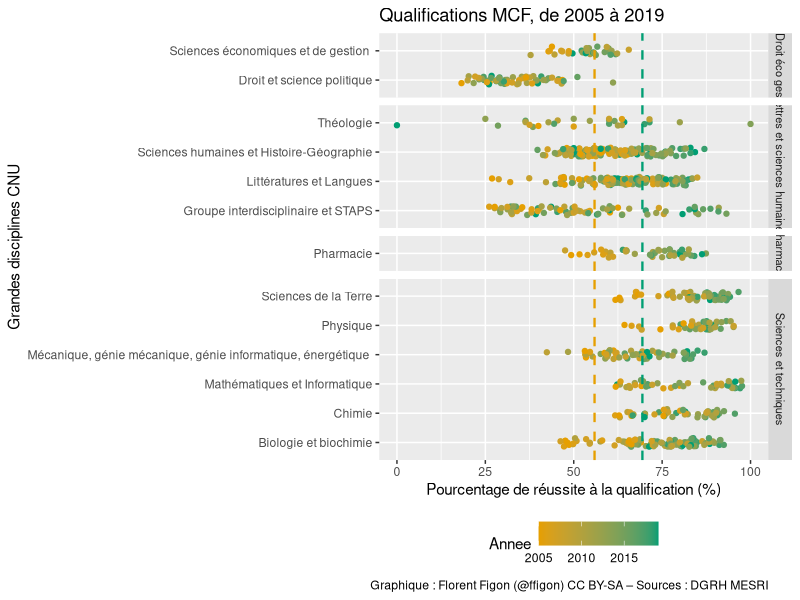
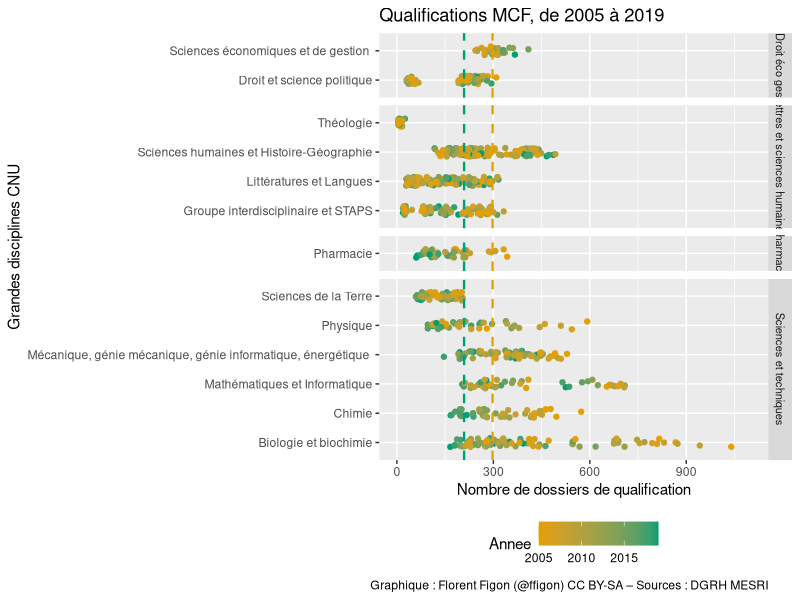
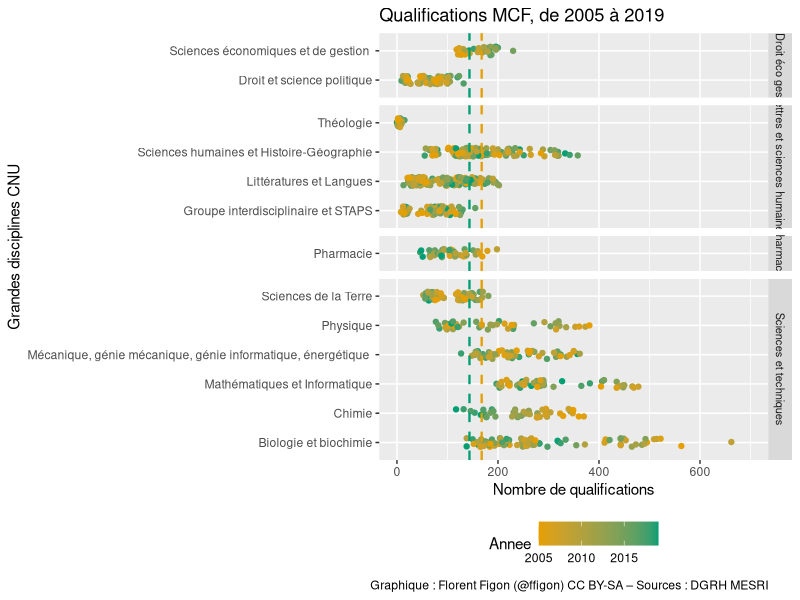
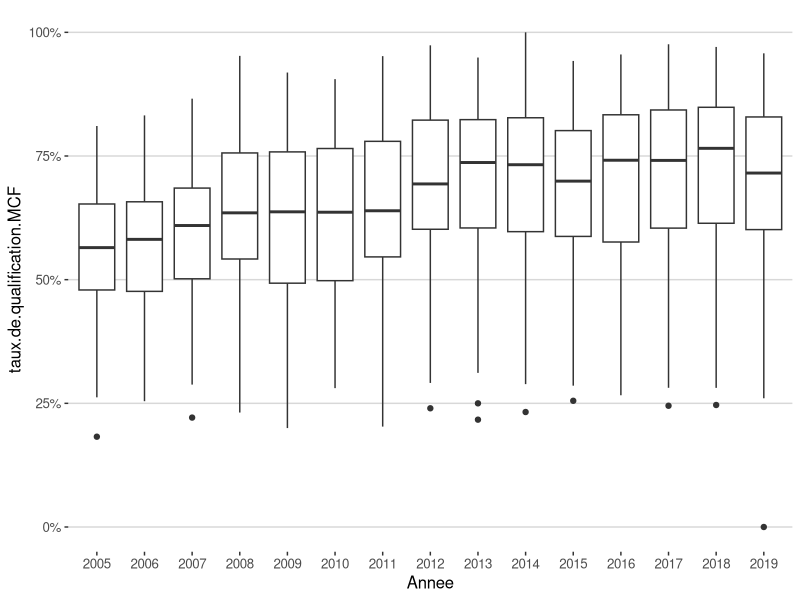
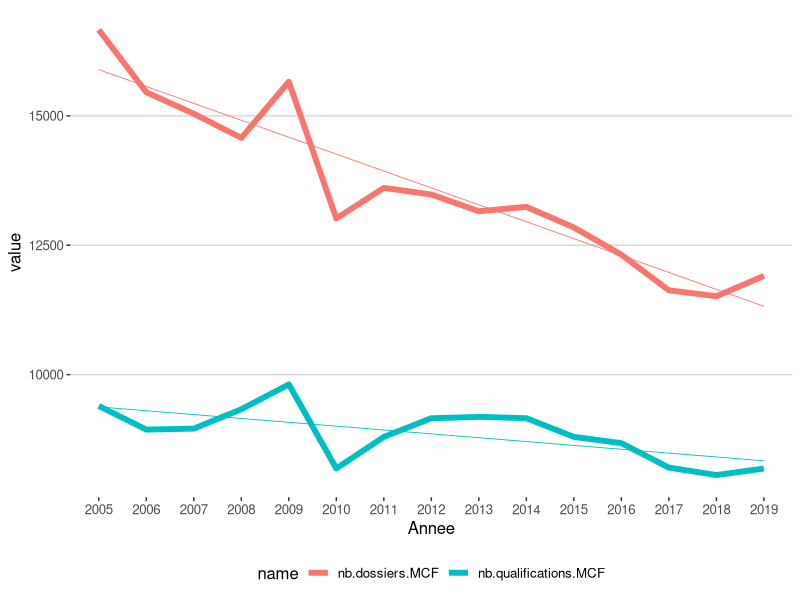
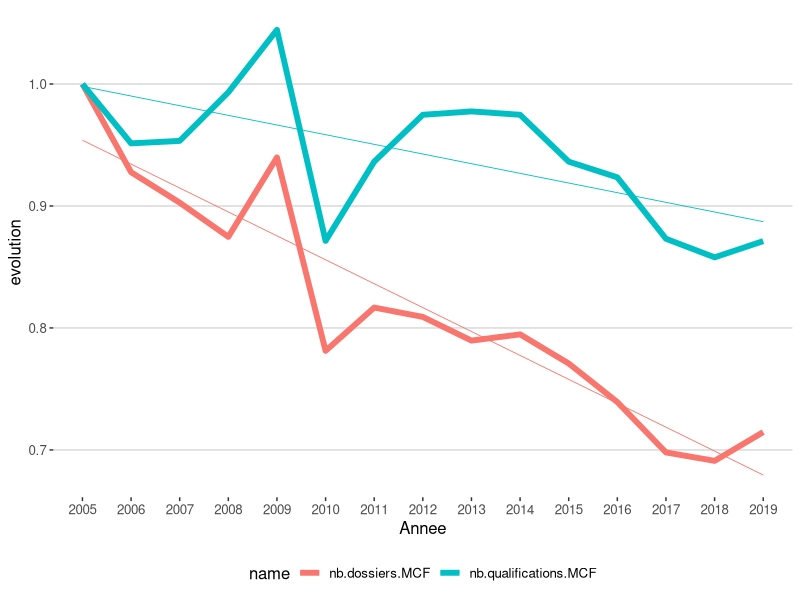
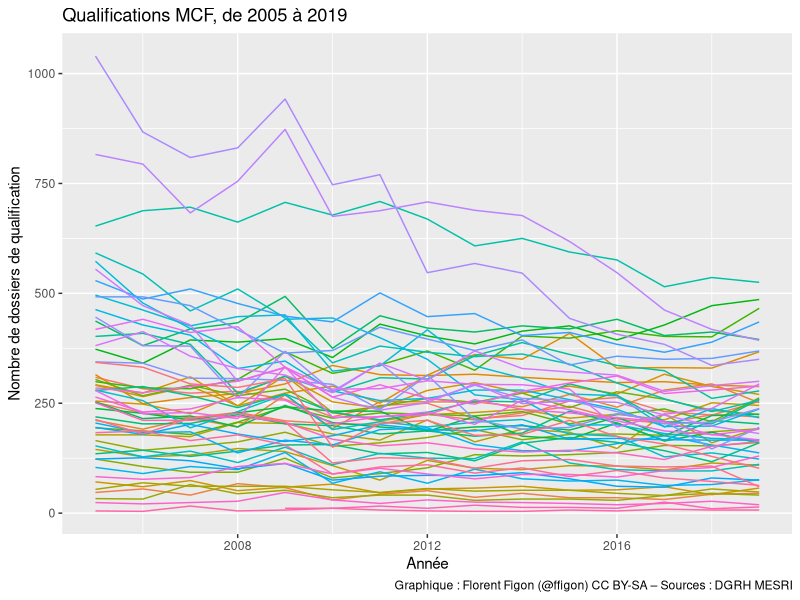
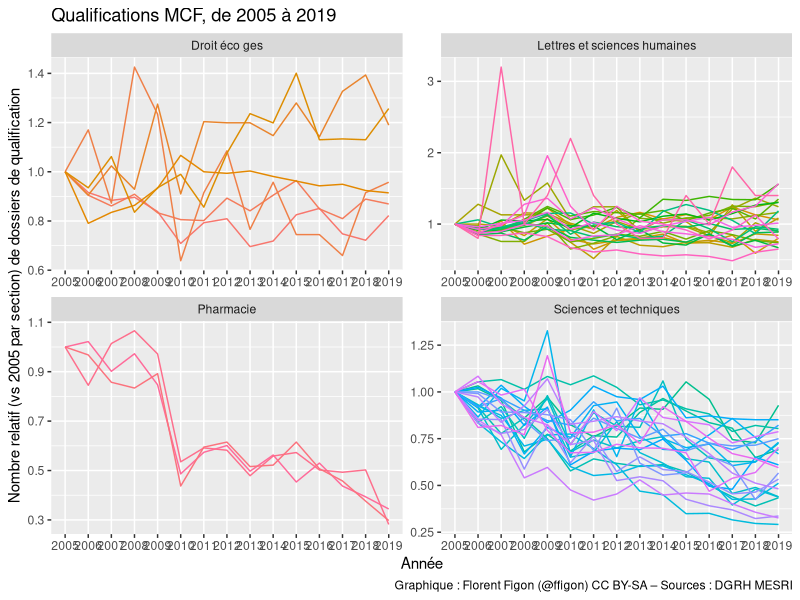

Write R code to recreate these figures, in order.
## ---- chunk 1
knitr::opts_chunk$set(echo = FALSE)

library(tidyverse)
library(ggthemes)
library(ggbeeswarm)
library("gridExtra")
data_CNU = read.table("DB_CNU_QualificationRecrutements_20201123.csv", h=T, sep=";")
## ---- chunk 2
colnames(data_CNU)
## ---- chunk 3
tapply(data_CNU$QualificationQualifies.MCF/data_CNU$QualificationDossiers.MCF, data_CNU$Annee, mean, na.rm=T)
## ---- chunk 4
ggplot(data_CNU, aes(x = (QualificationQualifies.MCF/QualificationDossiers.MCF)*100, y = GroupeCNU, color=Annee)) +
  geom_jitter(width = 0, height = 0.15) +
  geom_vline(xintercept=55.88368, linetype="dashed", color = "#E69F00", size=0.8) + 
  geom_vline(xintercept=69.41814, linetype="dashed", color = "#009E73", size=0.8) +
  xlim(0,100) +
  theme(legend.position="bottom") +
  facet_grid(GrandeDisciplineCNU~., scales="free", space="free") +
  theme(strip.text.y = element_text(size = 8)) +
  scale_color_gradient(low="#E69F00", high="#009E73") +
  labs(title="Qualifications MCF, de 2005 à 2019", y ="Grandes disciplines CNU", x = "Pourcentage de réussite à la qualification (%)") +
  labs(caption = "Graphique : Florent Figon (@ffigon) CC BY-SA – Sources : DGRH MESRI")
## ---- chunk 5
tapply(data_CNU$QualificationDossiers.MCF, data_CNU$Annee, mean, na.rm=T)
## ---- chunk 6
ggplot(data_CNU, aes(x = QualificationDossiers.MCF, y = GroupeCNU, color=Annee)) +
  geom_jitter(width = 0, height = 0.15) +
  geom_vline(xintercept=297.5357, linetype="dashed", color = "#E69F00", size=0.8) + 
  geom_vline(xintercept=208.8947, linetype="dashed", color = "#009E73", size=0.8) +
  xlim(0,1100) +
  theme(legend.position="bottom") +
  facet_grid(GrandeDisciplineCNU~., scales="free", space="free") +
  theme(strip.text.y = element_text(size = 8)) +
  scale_color_gradient(low="#E69F00", high="#009E73") +
  labs(title="Qualifications MCF, de 2005 à 2019", y ="Grandes disciplines CNU", x = "Nombre de dossiers de qualification") +
  labs(caption = "Graphique : Florent Figon (@ffigon) CC BY-SA – Sources : DGRH MESRI")
## ---- chunk 7
tapply(data_CNU$QualificationQualifies.MCF, data_CNU$Annee, mean, na.rm=T)
## ---- chunk 8
ggplot(data_CNU, aes(x = QualificationQualifies.MCF, y = GroupeCNU, color=Annee)) +
  geom_jitter(width = 0, height = 0.15) +
  geom_vline(xintercept=167.7500, linetype="dashed", color = "#E69F00", size=0.8) + 
  geom_vline(xintercept=143.5789, linetype="dashed", color = "#009E73", size=0.8) +
  xlim(0,700) +
  theme(legend.position="bottom") +
  facet_grid(GrandeDisciplineCNU~., scales="free", space="free") +
  theme(strip.text.y = element_text(size = 8)) +
  scale_color_gradient(low="#E69F00", high="#009E73") +
  labs(title="Qualifications MCF, de 2005 à 2019", y ="Grandes disciplines CNU", x = "Nombre de qualifications") +
  labs(caption = "Graphique : Florent Figon (@ffigon) CC BY-SA – Sources : DGRH MESRI")
## ---- chunk 9
cnu <- data_CNU %>%
  mutate(
    Annee = as.factor(Annee),
    taux.de.qualification.MCF = QualificationQualifies.MCF / QualificationDossiers.MCF)
## ---- chunk 10
cnu %>%
  ggplot(aes(x=Annee, y=taux.de.qualification.MCF)) +
    geom_boxplot() +
    scale_y_continuous(labels=scales::percent) +
  theme_hc()
## ---- chunk 11
cnu.sum <- cnu %>%
  group_by(Annee) %>%
  summarise(
    nb.dossiers.MCF = sum(QualificationDossiers.MCF, na.rm = TRUE),
    nb.qualifications.MCF = sum(QualificationQualifies.MCF, na.rm = TRUE)
  ) %>%
  pivot_longer(-Annee) %>%
  group_by(name) %>%
  mutate(evolution = value / first(value)) %>%
  ungroup()

ggplot(cnu.sum, aes(x=Annee, y=value, color=name, group=name)) +
  geom_line(size=2) +
  geom_smooth(method="lm", se=FALSE, size=0.3) +
  theme_hc()
## ---- chunk 12
  ggplot(cnu.sum, aes(x=Annee, y=evolution, color=name, group=name)) +
    geom_line(size=2) +
    geom_smooth(method="lm", se=FALSE, size=0.3) +
    theme_hc()
## ---- chunk 13
annee1 = head(cnu.sum$Annee, 1)
annee2 = tail(cnu.sum$Annee, 1)
dossiers1 = subset(cnu.sum,name=="nb.dossiers.MCF",value) %>% head(1)
dossiers2 = subset(cnu.sum,name=="nb.dossiers.MCF",value) %>% tail(1)
ddossiers = scales::percent((subset(cnu.sum,name=="nb.dossiers.MCF",evolution) %>% tail(1)-1)[[1]])
qualifs1 = subset(cnu.sum,name=="nb.qualifications.MCF",value) %>% head(1)
qualifs2 = subset(cnu.sum,name=="nb.qualifications.MCF",value) %>% tail(1)
dqualifs = scales::percent((subset(cnu.sum,name=="nb.qualifications.MCF",evolution) %>% tail(1)-1)[[1]])
## ---- chunk 14
ggplot(data_CNU, aes(x=Annee, y=QualificationDossiers.MCF, group=SectionCNU, color=SectionCNU)) +
  geom_line() +
  theme(legend.position="none") +
  labs(title="Qualifications MCF, de 2005 à 2019", x ="Année", y = "Nombre de dossiers de qualification") +
  labs(caption = "Graphique : Florent Figon (@ffigon) CC BY-SA – Sources : DGRH MESRI")
## ---- chunk 15
cnu.parSection <- cnu %>% group_by(SectionCNU) %>% arrange(Annee, SectionCNU.ID) %>% mutate(debut = first(QualificationDossiers.MCF)) %>% mutate(evolution = QualificationDossiers.MCF/debut) %>% ungroup()

ggplot(cnu.parSection, aes(x=Annee, y=evolution, group=SectionCNU, color=SectionCNU)) +
  geom_line() +
  theme(legend.position="none") +
  facet_wrap(.~GrandeDisciplineCNU, scale="free") +
  labs(title="Qualifications MCF, de 2005 à 2019", x ="Année", y = "Nombre relatif (vs 2005 par section) de dossiers de qualification") +
  labs(caption = "Graphique : Florent Figon (@ffigon) CC BY-SA – Sources : DGRH MESRI")
## ---- chunk 16
ggplot(cnu.parSection, aes(x=Annee, y=evolution, group=SectionCNU, color=SectionCNU)) +
  geom_smooth(method="lm", se=F, size=0.3) +
  theme(legend.position="none") +
  facet_wrap(.~GrandeDisciplineCNU, scale="free") +
  labs(title="Qualifications MCF, de 2005 à 2019", x ="Année", y = "Régression linéaire du nombre relatif (vs 2005 par section) de dossiers de qualification") +
  labs(caption = "Graphique : Florent Figon (@ffigon) CC BY-SA – Sources : DGRH MESRI")
## ---- chunk 17
ggplot(cnu.parSection, aes(x=Annee, y=evolution, group=Annee)) +
    geom_boxplot() +
    theme(legend.position="none") +
    facet_wrap(.~GrandeDisciplineCNU) +
    labs(title="Qualifications MCF, de 2005 à 2019", x ="Année", y = "Nombre relatif (vs 2005 par section) de dossiers de qualification") +
    labs(caption = "Graphique : Florent Figon (@ffigon) CC BY-SA – Sources : DGRH MESRI") +
    theme_hc()
## ---- chunk 18
ggplot(cnu.parSection, aes(x=Annee, y=evolution, group=Annee)) +
    geom_hline(yintercept = 1.0) +
    geom_boxplot() +
    theme(legend.position="none") +
    facet_wrap(.~GrandeDisciplineCNU) +
    coord_cartesian(ylim=c(0,2)) +
    labs(title="Qualifications MCF, de 2005 à 2019", x ="Année", y = "Nombre relatif (vs 2005 par section) de dossiers de qualification") +
    labs(caption = "Graphique : Florent Figon (@ffigon) CC BY-SA – Sources : DGRH MESRI") +
  theme_hc()
## ---- chunk 19
ggplot(cnu.parSection, aes(x=Annee, y=evolution, group=Annee, fill=GrandeDisciplineCNU)) +
    geom_hline(yintercept = 1.0) +
    geom_violin() +
    theme(legend.position="none") +
    facet_wrap(.~GrandeDisciplineCNU) +
    coord_cartesian(ylim=c(0,2)) +
    labs(title="Qualifications MCF, de 2005 à 2019", x ="Année", y = "Nombre relatif (vs 2005 par section) de dossiers de qualification") +
    labs(caption = "Graphique : Florent Figon (@ffigon) CC BY-SA – Sources : DGRH MESRI") +
  theme_hc()
